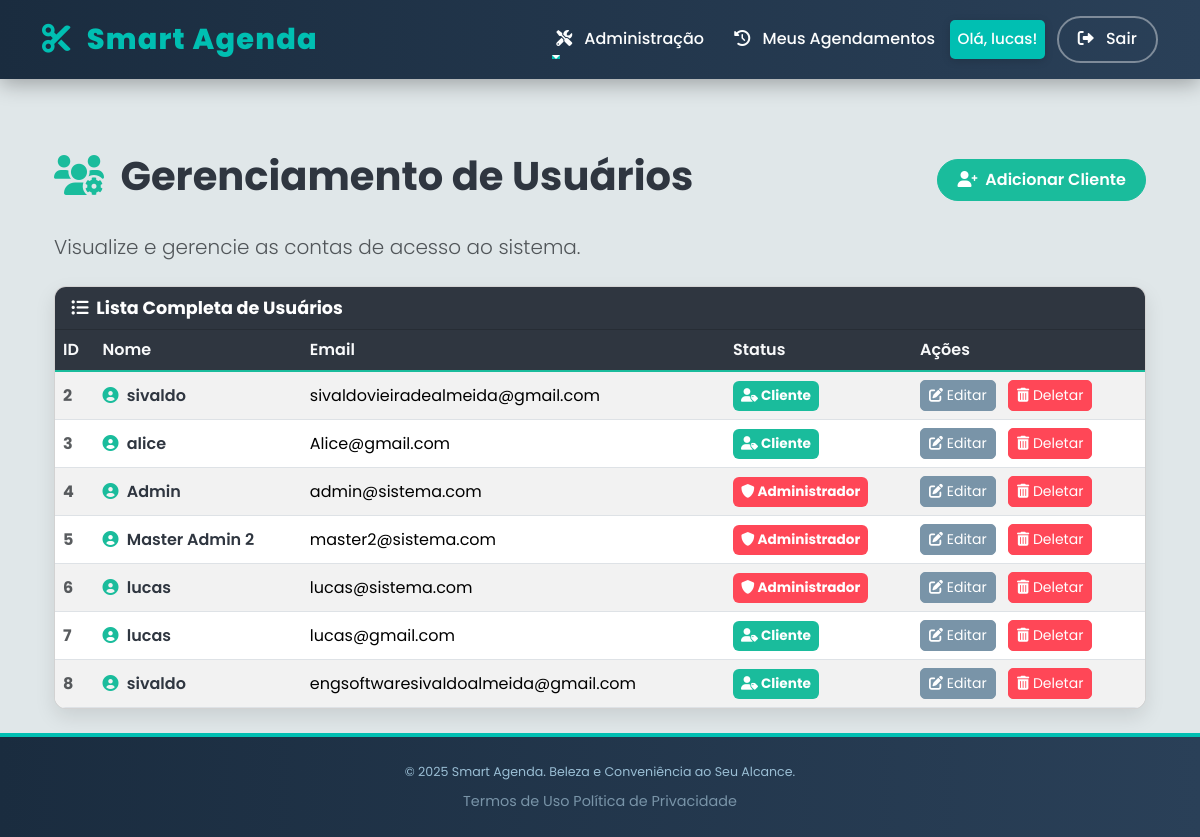
Page /auth/manage_users (signed in) on the earlier database version.
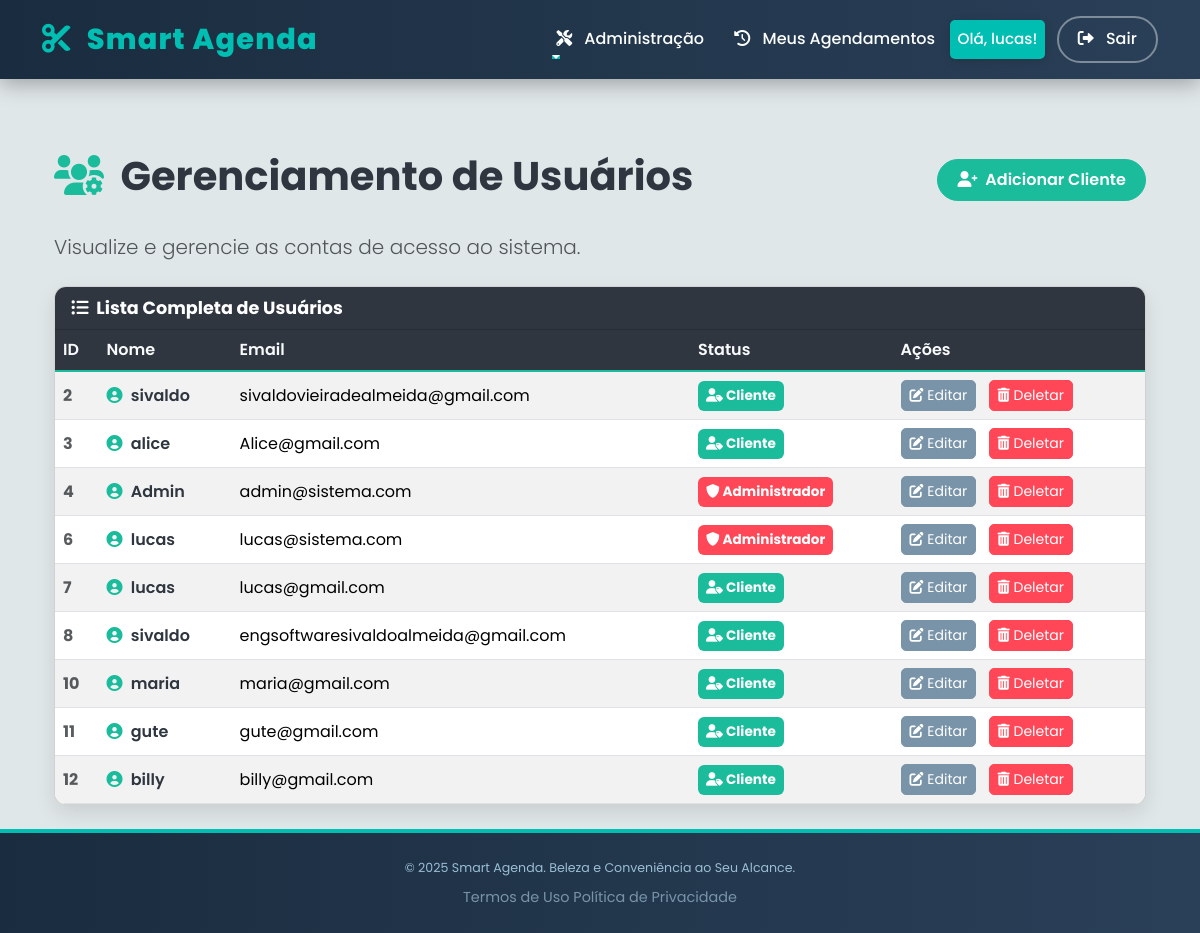
Same page on the later database version.
### app/models.py (models this page shows, shortened)
class User(UserMixin, db.Model):
    id = db.Column(db.Integer, primary_key=True)
    nome = db.Column(db.String(100), nullable=False)
    email = db.Column(db.String(120), unique=True, nullable=False)
    senha_hash = db.Column(db.String(256), nullable=False)
    is_admin = db.Column(db.Boolean, default=False)
    __table_args__ = (Index('idx_user_email', 'email'),)

### app/auth/routes.py (the view)
@bp.route('/manage_users')
@login_required
@admin_required
def manage_users():
    all_users = User.query.all()
    return render_template('auth/manage_users.html',
                            title='Gerenciar Usuários',
                            users=all_users)

### app/templates/auth/manage_users.html (shortened to what this page needs)
{% extends "base.html" %}
{% block content %}
<div class="container mt-5">
    <div class="d-flex justify-content-between align-items-center admin-header mb-4">
        <h1 class="display-6 fw-bold">
            <i class="fas fa-users-cog me-2"></i> Gerenciamento de Usuários
        </h1>
        <a href="{{ url_for('auth.register') }}" class="btn btn-add-client">
            <i class="fas fa-user-plus me-1"></i> Adicionar Cliente
        </a>
    </div>
    <p class="lead text-muted mb-4">Visualize e gerencie as contas de acesso ao sistema.</p>
    <div class="card card-users-list">
        <div class="card-header">
            <i class="fas fa-list-ul me-1"></i> Lista Completa de Usuários
        </div>
        <div class="card-body p-0">
            <div class="table-responsive">
                <table class="table table-users table-striped table-hover mb-0 align-middle">
                    <thead>
                        <tr>
                            <th scope="col">ID</th>
                            <th scope="col">Nome</th>
                            <th scope="col">Email</th>
                            <th scope="col">Status</th>
                            <th scope="col">Ações</th>
                        </tr>
                    </thead>
                    <tbody>
                        {% for user in users %}
                        <tr>
                            <th scope="row" class="text-muted">{{ user.id }}</th>
                            <td>
                                <i class="fas fa-user-circle me-1" style="color: var(--color-teal);"></i>
                                <span class="fw-semibold" style="color: var(--color-dark);">{{ user.nome }}</span>
                            </td>
                            <td>{{ user.email }}</td>
                            <td>
                                {% if user.is_admin %}
                                    <span class="badge badge-admin p-2">
                                        <i class="fas fa-shield-alt"></i> Administrador
                                    </span>
                                {% else %}
                                    <span class="badge badge-client p-2">
                                        <i class="fas fa-user-tag"></i> Cliente
                                    </span>
                                {% endif %}
                            </td>
                            <td>
                                <a href="{{ url_for('auth.edit_user', user_id=user.id) }}" class="btn btn-sm btn-edit me-2">
                                    <i class="fas fa-edit"></i> Editar
                                </a>
                                <form action="{{ url_for('auth.delete_user', user_id=user.id) }}" method="POST" class="d-inline"
                                    onsubmit="return confirm('ATENÇÃO: Tem certeza que deseja deletar o usuário {{ user.nome }}? Esta ação é irreversível.');">
                                    <button type="submit" class="btn btn-sm btn-delete">
                                        <i class="fas fa-trash-alt"></i> Deletar
                                    </button>
                                </form>
                            </td>
                        </tr>
                        {% else %}
                        <tr>
                            <td colspan="5" class="text-center py-4 bg-light">
                                <i class="fas fa-info-circle me-1 text-muted"></i> Nenhum usuário cadastrado.
                            </td>
                        </tr>
                        {% endfor %}
                    </tbody>
                </table>
            </div>
        </div>
    </div>
</div>
{% endblock %}

### app/templates/base.html (shortened to what this page needs)
<!DOCTYPE html>
<html lang="pt-br">
<head>
    <link href="https://cdn.jsdelivr.net/npm/bootstrap@5.3.3/dist/css/bootstrap.min.css" rel="stylesheet">
    <link rel="stylesheet" href="https://cdnjs.cloudflare.com/ajax/libs/font-awesome/6.0.0-beta3/css/all.min.css">
</head>
<body>
    <nav class="navbar navbar-expand-lg navbar-dark fixed-top navbar-custom" role="navigation" aria-label="Navegação Principal do Smart Agenda">
        <div class="container">
            <a class="navbar-brand" href="{{ url_for('main.index') }}">
                <i class="fas fa-cut me-2"></i> Smart Agenda
            </a>
            <div class="collapse navbar-collapse" id="navbarNav">
                <ul class="navbar-nav ms-auto align-items-lg-center">
                    {% if current_user.is_admin %}
                    <li class="nav-item dropdown me-2">
                        <a class="nav-link dropdown-toggle" href="#" id="adminDropdown" role="button" data-bs-toggle="dropdown" aria-expanded="false" aria-label="Menu de Administração">
                            <i class="fas fa-tools me-2"></i> Administração
                        </a>
                    </li>
                    {% endif %}
                    {% if current_user.is_authenticated %}
                        <li class="nav-item">
                            <a class="nav-link" href="{{ url_for('services.my_appointments') }}">
                                <i class="fas fa-history me-2"></i> Meus Agendamentos
                            </a>
                        </li>
                        <li class="nav-item me-2">
                            <span class="nav-link user-welcome" style="pointer-events: none;">
                                Olá, {{ current_user.nome.split(' ')[0] }}!
                            </span>
                        </li>
                        <li class="nav-item">
                            <a href="{{ url_for('auth.logout') }}" class="btn btn-logout">
                                <i class="fas fa-sign-out-alt me-2"></i> Sair
                            </a>
                        </li>
                    {% endif %}
                </ul>
            </div>
        </div>
    </nav>
    <main class="container py-4">
        {% block content %}{% endblock %}
    </main>
    <footer class="footer-custom mt-auto"> <div class="container text-center">
            <small>&copy; 2025 Smart Agenda. Beleza e Conveniência ao Seu Alcance.</small>
            <div class="mt-2">
                <a href="{{ url_for('main.terms') }}">Termos de Uso</a>
<a href="{{ url_for('main.privacy') }}">Política de Privacidade</a>
            </div>
        </div>
    </footer>
</body>
</html>

Differences in the rows shown:
removed User: id "5", nome "Master Admin 2", email "master2@sistema.com", is_admin True (drawn)
added User: id "10", nome "maria", email "maria@gmail.com", is_admin False (drawn)
added User: id "11", nome "gute", email "gute@gmail.com", is_admin False (drawn)
added User: id "12", nome "billy", email "billy@gmail.com", is_admin False (drawn)
